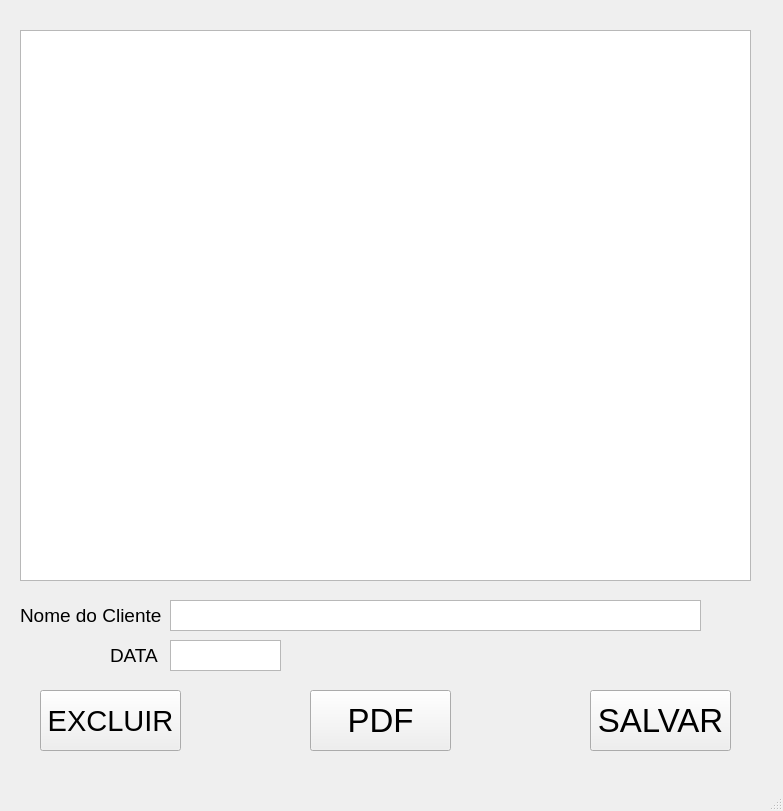
<?xml version="1.0" encoding="UTF-8"?>
<ui version="4.0">
 <class>MainWindow</class>
 <widget class="QMainWindow" name="MainWindow">
  <property name="geometry">
   <rect>
    <x>0</x>
    <y>0</y>
    <width>783</width>
    <height>811</height>
   </rect>
  </property>
  <property name="windowTitle">
   <string>MainWindow</string>
  </property>
  <widget class="QWidget" name="centralwidget">
   <widget class="QPushButton" name="pushButton">
    <property name="geometry">
     <rect>
      <x>40</x>
      <y>690</y>
      <width>141</width>
      <height>61</height>
     </rect>
    </property>
    <property name="font">
     <font>
      <pointsize>22</pointsize>
     </font>
    </property>
    <property name="text">
     <string>EXCLUIR</string>
    </property>
   </widget>
   <widget class="QPushButton" name="pushButton_2">
    <property name="geometry">
     <rect>
      <x>310</x>
      <y>690</y>
      <width>141</width>
      <height>61</height>
     </rect>
    </property>
    <property name="font">
     <font>
      <pointsize>25</pointsize>
     </font>
    </property>
    <property name="text">
     <string>PDF</string>
    </property>
   </widget>
   <widget class="QPushButton" name="pushButton_3">
    <property name="geometry">
     <rect>
      <x>590</x>
      <y>690</y>
      <width>141</width>
      <height>61</height>
     </rect>
    </property>
    <property name="font">
     <font>
      <pointsize>25</pointsize>
     </font>
    </property>
    <property name="text">
     <string>SALVAR</string>
    </property>
   </widget>
   <widget class="QTableWidget" name="tableWidget">
    <property name="geometry">
     <rect>
      <x>20</x>
      <y>30</y>
      <width>731</width>
      <height>551</height>
     </rect>
    </property>
   </widget>
   <widget class="QLabel" name="label">
    <property name="geometry">
     <rect>
      <x>20</x>
      <y>600</y>
      <width>141</width>
      <height>31</height>
     </rect>
    </property>
    <property name="font">
     <font>
      <pointsize>14</pointsize>
     </font>
    </property>
    <property name="text">
     <string>Nome do Cliente</string>
    </property>
   </widget>
   <widget class="QTextEdit" name="textEdit">
    <property name="geometry">
     <rect>
      <x>170</x>
      <y>600</y>
      <width>531</width>
      <height>31</height>
     </rect>
    </property>
   </widget>
   <widget class="QLabel" name="label_2">
    <property name="geometry">
     <rect>
      <x>110</x>
      <y>640</y>
      <width>51</width>
      <height>31</height>
     </rect>
    </property>
    <property name="font">
     <font>
      <pointsize>14</pointsize>
     </font>
    </property>
    <property name="text">
     <string>DATA</string>
    </property>
   </widget>
   <widget class="QTextEdit" name="textEdit_2">
    <property name="geometry">
     <rect>
      <x>170</x>
      <y>640</y>
      <width>111</width>
      <height>31</height>
     </rect>
    </property>
   </widget>
  </widget>
  <widget class="QStatusBar" name="statusbar"/>
 </widget>
 <resources/>
 <connections/>
</ui>
